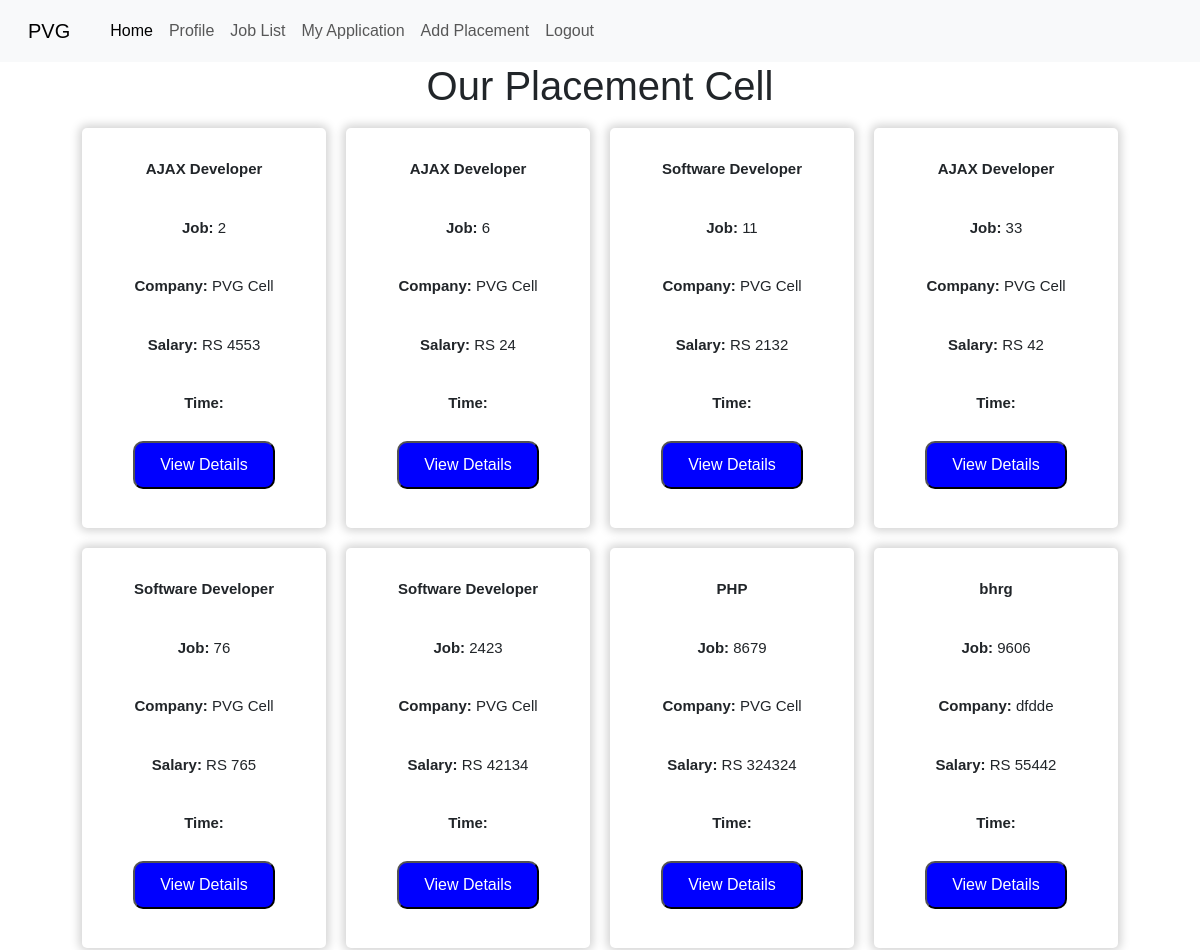
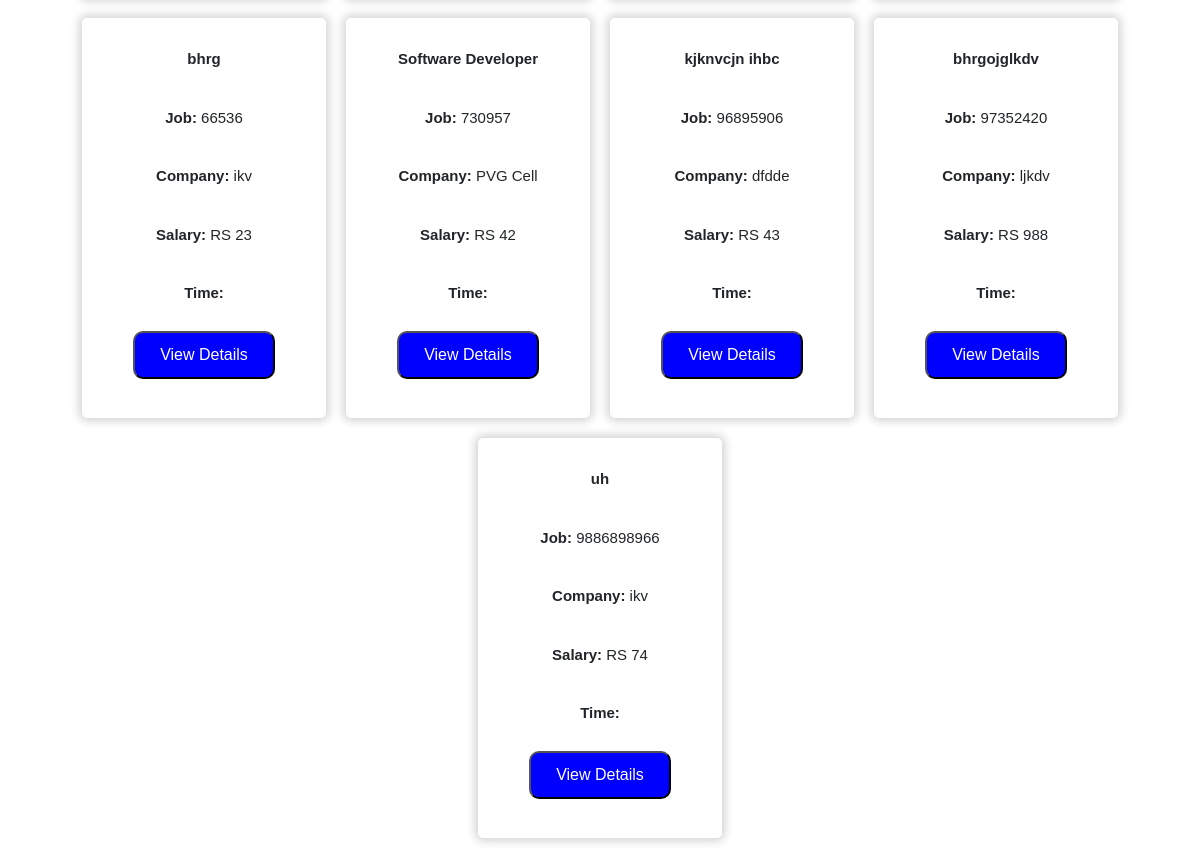
The page /pvg/student_home/ on the database as committed earlier (2 pictures, top to bottom).
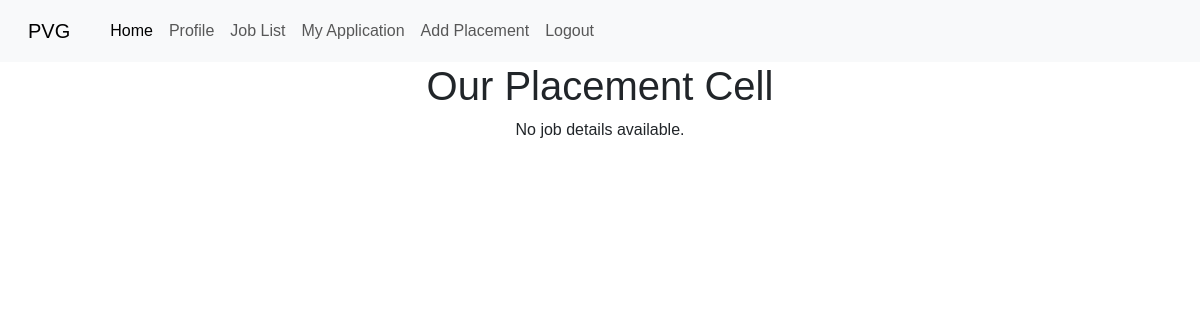
The same page on the database as committed later.
### pvg/models.py (models this page shows, shortened)
class JobDetail(models.Model):
    job_id = models.IntegerField(primary_key=True)
    job_title = models.CharField(max_length=100)
    company_logo = models.ImageField(upload_to='company_logos/')
    company_name = models.CharField(max_length=100)
    salary = models.IntegerField( default=None, null=True, blank=True)
    BRANCH_CHOICES = [
        ('ME', 'Mechanical Engineering'),
        ('IT', 'Information Technology'),
        ('CS', 'Computer Science'),
        ('EE', 'Electrical Engineering'),
        ('ENTC', 'ENTC'),
        ('Printing', 'Printing'),
        ('AIDS', 'AIDS')
    ]
    required_branchs = models.CharField(max_length=20, choices=BRANCH_CHOICES, default='')
    location = models.CharField(max_length=50, default='')
    system_time = models.DateTimeField()
    required_CGPA = models.IntegerField( default=None, null=True, blank=True)
    required_marks = models.IntegerField(default=None, null=True, blank=True)
    date_exam = models.DateTimeField(default=timezone.now)
    date_last = models.DateTimeField(default=timezone.now)
    venue = models.CharField(max_length=20, default='')

### pvg/views.py (the view)
# urls.py: path("student_home/",views.student_home,name="student_home"),
def student_home(request):
    job_details = JobDetail.objects.all()
    return render(request, 'student_home.html', {'job_details': job_details})

### pvg/templates/student_home.html (shortened to what this page needs)
{% extends 'base.html' %}
{% block head %}
    {% load static %}
    <link rel="stylesheet" href="{% static 'css/job_list.css' %}">
    {% endblock %}
{% block body %}
    <h1>Our Placement Cell</h1>
    <div class="container">
        {% if job_details %}
            {% for job_detail in job_details %}
                <div class="training-items">
                    <p><b>{{ job_detail.job_title }}</b></p>
                    <p><b>Job:</b> {{ job_detail.job_id }}</p>
                    <p><b>Company:</b> {{ job_detail.company_name }}</p>
                    <p><b>Salary:</b> RS {{ job_detail.salary }}</p>
                    <p><b>Time:</b> </p>
                    {% if job_detail.job_id %}
                        <button><a href="{% url 'apply_for_job' job_id=job_detail.job_id %}">View Details</a></button>
                    {% else %}
                        <p class="text-red-500">Job ID not available</p>
                    {% endif %}
                </div>
            {% endfor %}
        {% else %}
            <p>No job details available.</p>
        {% endif %}
    </div>
{% endblock %}

Rows that differ between the two databases and show on the page:
removed JobDetail: job_title "AJAX Developer", job_id "2", company_name "PVG Cell", salary "4553", shows "View Details"
removed JobDetail: job_title "AJAX Developer", job_id "6", company_name "PVG Cell", salary "24", shows "View Details"
removed JobDetail: job_title "Software Developer", job_id "11", company_name "PVG Cell", salary "2132", shows "View Details"
removed JobDetail: job_title "AJAX Developer", job_id "33", company_name "PVG Cell", salary "42", shows "View Details"
removed JobDetail: job_title "Software Developer", job_id "76", company_name "PVG Cell", salary "765", shows "View Details"
removed JobDetail: job_title "Software Developer", job_id "2423", company_name "PVG Cell", salary "42134", shows "View Details"
removed JobDetail: job_title "PHP", job_id "8679", company_name "PVG Cell", salary "324324", shows "View Details"
removed JobDetail: job_title "bhrg", job_id "9606", company_name "dfdde", salary "55442", shows "View Details"
removed JobDetail: job_title "bhrg", job_id "66536", company_name "ikv", salary "23", shows "View Details"
removed JobDetail: job_title "Software Developer", job_id "730957", company_name "PVG Cell", salary "42", shows "View Details"
removed JobDetail: job_title "kjknvcjn ihbc", job_id "96895906", company_name "dfdde", salary "43", shows "View Details"
removed JobDetail: job_title "bhrgojglkdv", job_id "97352420", company_name "ljkdv", salary "988", shows "View Details"
removed JobDetail: job_title "uh", job_id "9886898966", company_name "ikv", salary "74", shows "View Details"
Other text that changed with them:
text now shown: "No job details available."
